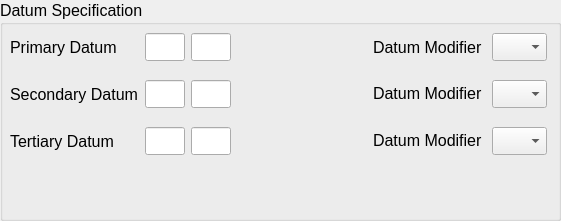
   <widget class="QGroupBox" name="groupBox_2">
    <property name="geometry">
     <rect>
      <x>10</x>
      <y>450</y>
      <width>561</width>
      <height>221</height>
     </rect>
    </property>
    <property name="font">
     <font>
      <pointsize>12</pointsize>
     </font>
    </property>
    <property name="title">
     <string>Datum Specification</string>
    </property>
    <widget class="QWidget" name="layoutWidget">
     <property name="geometry">
      <rect>
       <x>10</x>
       <y>20</y>
       <width>221</width>
       <height>151</height>
      </rect>
     </property>
     <layout class="QVBoxLayout" name="verticalLayout_4">
      <item>
       <layout class="QHBoxLayout" name="horizontalLayout_4">
        <item>
         <widget class="QLabel" name="label_13">
          <property name="font">
           <font>
            <pointsize>12</pointsize>
           </font>
          </property>
          <property name="text">
           <string>Primary Datum</string>
          </property>
         </widget>
        </item>
        <item>
         <widget class="QLineEdit" name="PrimaryDatum">
          <property name="sizePolicy">
           <sizepolicy hsizetype="Fixed" vsizetype="Fixed">
            <horstretch>0</horstretch>
            <verstretch>0</verstretch>
           </sizepolicy>
          </property>
          <property name="minimumSize">
           <size>
            <width>40</width>
            <height>28</height>
           </size>
          </property>
          <property name="maximumSize">
           <size>
            <width>40</width>
            <height>28</height>
           </size>
          </property>
          <property name="font">
           <font>
            <pointsize>12</pointsize>
           </font>
          </property>
         </widget>
        </item>
        <item>
         <widget class="QLineEdit" name="PrimaryDatumSharedAxis">
          <property name="minimumSize">
           <size>
            <width>40</width>
            <height>28</height>
           </size>
          </property>
          <property name="maximumSize">
           <size>
            <width>40</width>
            <height>28</height>
           </size>
          </property>
          <property name="font">
           <font>
            <pointsize>12</pointsize>
           </font>
          </property>
         </widget>
        </item>
       </layout>
      </item>
      <item>
       <layout class="QHBoxLayout" name="horizontalLayout_5">
        <item>
         <widget class="QLabel" name="label_14">
          <property name="font">
           <font>
            <pointsize>12</pointsize>
           </font>
          </property>
          <property name="text">
           <string>Secondary Datum</string>
          </property>
         </widget>
        </item>
        <item>
         <widget class="QLineEdit" name="SecondayDatum">
          <property name="maximumSize">
           <size>
            <width>40</width>
            <height>28</height>
           </size>
          </property>
          <property name="font">
           <font>
            <pointsize>12</pointsize>
           </font>
          </property>
         </widget>
        </item>
        <item>
         <widget class="QLineEdit" name="TertiaryDatum_3">
          <property name="minimumSize">
           <size>
            <width>40</width>
            <height>28</height>
           </size>
          </property>
          <property name="maximumSize">
           <size>
            <width>40</width>
            <height>28</height>
           </size>
          </property>
          <property name="font">
           <font>
            <pointsize>12</pointsize>
           </font>
          </property>
         </widget>
        </item>
       </layout>
      </item>
      <item>
       <layout class="QHBoxLayout" name="horizontalLayout_6">
        <item>
         <widget class="QLabel" name="label_15">
          <property name="font">
           <font>
            <pointsize>12</pointsize>
           </font>
          </property>
          <property name="text">
           <string>Tertiary Datum</string>
          </property>
         </widget>
        </item>
        <item>
         <widget class="QLineEdit" name="TertiaryDatum">
          <property name="minimumSize">
           <size>
            <width>40</width>
            <height>28</height>
           </size>
          </property>
          <property name="maximumSize">
           <size>
            <width>40</width>
            <height>28</height>
           </size>
          </property>
          <property name="font">
           <font>
            <pointsize>12</pointsize>
           </font>
          </property>
         </widget>
        </item>
        <item>
         <widget class="QLineEdit" name="TertiaryDatum_2">
          <property name="minimumSize">
           <size>
            <width>40</width>
            <height>28</height>
           </size>
          </property>
          <property name="maximumSize">
           <size>
            <width>40</width>
            <height>28</height>
           </size>
          </property>
          <property name="font">
           <font>
            <pointsize>12</pointsize>
           </font>
          </property>
         </widget>
        </item>
       </layout>
      </item>
     </layout>
    </widget>
    <widget class="QWidget" name="layoutWidget">
     <property name="geometry">
      <rect>
       <x>370</x>
       <y>20</y>
       <width>181</width>
       <height>151</height>
      </rect>
     </property>
     <layout class="QVBoxLayout" name="verticalLayout_5">
      <item>
       <layout class="QHBoxLayout" name="horizontalLayout">
        <item>
         <widget class="QLabel" name="label_10">
          <property name="sizePolicy">
           <sizepolicy hsizetype="Fixed" vsizetype="Fixed">
            <horstretch>0</horstretch>
            <verstretch>0</verstretch>
           </sizepolicy>
          </property>
          <property name="minimumSize">
           <size>
            <width>0</width>
            <height>28</height>
           </size>
          </property>
          <property name="maximumSize">
           <size>
            <width>16777215</width>
            <height>28</height>
           </size>
          </property>
          <property name="font">
           <font>
            <pointsize>12</pointsize>
           </font>
          </property>
          <property name="text">
           <string>Datum Modifier</string>
          </property>
         </widget>
        </item>
        <item>
         <widget class="QComboBox" name="PrimaryDatumModifier">
          <property name="sizePolicy">
           <sizepolicy hsizetype="Fixed" vsizetype="Fixed">
            <horstretch>0</horstretch>
            <verstretch>0</verstretch>
           </sizepolicy>
          </property>
          <property name="minimumSize">
           <size>
            <width>0</width>
            <height>28</height>
           </size>
          </property>
          <property name="maximumSize">
           <size>
            <width>55</width>
            <height>28</height>
           </size>
          </property>
          <property name="font">
           <font>
            <family>AIGDT</family>
            <pointsize>12</pointsize>
           </font>
          </property>
         </widget>
        </item>
       </layout>
      </item>
      <item>
       <layout class="QHBoxLayout" name="horizontalLayout_2">
        <item>
         <widget class="QLabel" name="label_11">
          <property name="sizePolicy">
           <sizepolicy hsizetype="Fixed" vsizetype="Fixed">
            <horstretch>0</horstretch>
            <verstretch>0</verstretch>
           </sizepolicy>
          </property>
          <property name="font">
           <font>
            <pointsize>12</pointsize>
           </font>
          </property>
          <property name="text">
           <string>Datum Modifier</string>
          </property>
         </widget>
        </item>
        <item>
         <widget class="QComboBox" name="SecondaryDatumModifier">
          <property name="minimumSize">
           <size>
            <width>0</width>
            <height>28</height>
           </size>
          </property>
          <property name="maximumSize">
           <size>
            <width>55</width>
            <height>28</height>
           </size>
          </property>
          <property name="font">
           <font>
            <family>AIGDT</family>
            <pointsize>12</pointsize>
           </font>
          </property>
         </widget>
        </item>
       </layout>
      </item>
      <item>
       <layout class="QHBoxLayout" name="horizontalLayout_3">
        <item>
         <widget class="QLabel" name="label_12">
          <property name="sizePolicy">
           <sizepolicy hsizetype="Fixed" vsizetype="Fixed">
            <horstretch>0</horstretch>
            <verstretch>0</verstretch>
           </sizepolicy>
          </property>
          <property name="font">
           <font>
            <pointsize>12</pointsize>
           </font>
          </property>
          <property name="text">
           <string>Datum Modifier</string>
          </property>
         </widget>
        </item>
        <item>
         <widget class="QComboBox" name="TertiaryDatumModifier">
          <property name="maximumSize">
           <size>
            <width>55</width>
            <height>28</height>
           </size>
          </property>
          <property name="font">
           <font>
            <family>AIGDT</family>
            <pointsize>12</pointsize>
           </font>
          </property>
         </widget>
        </item>
       </layout>
      </item>
     </layout>
    </widget>
   </widget>
